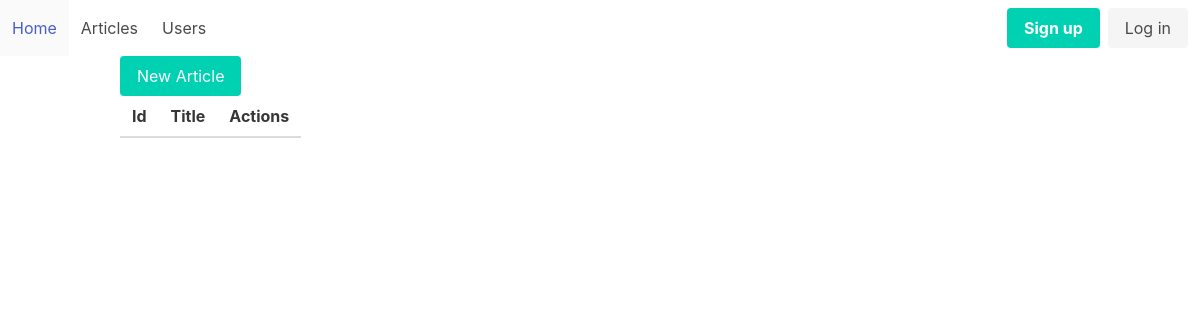
Before: /admin/articles with the older database file.
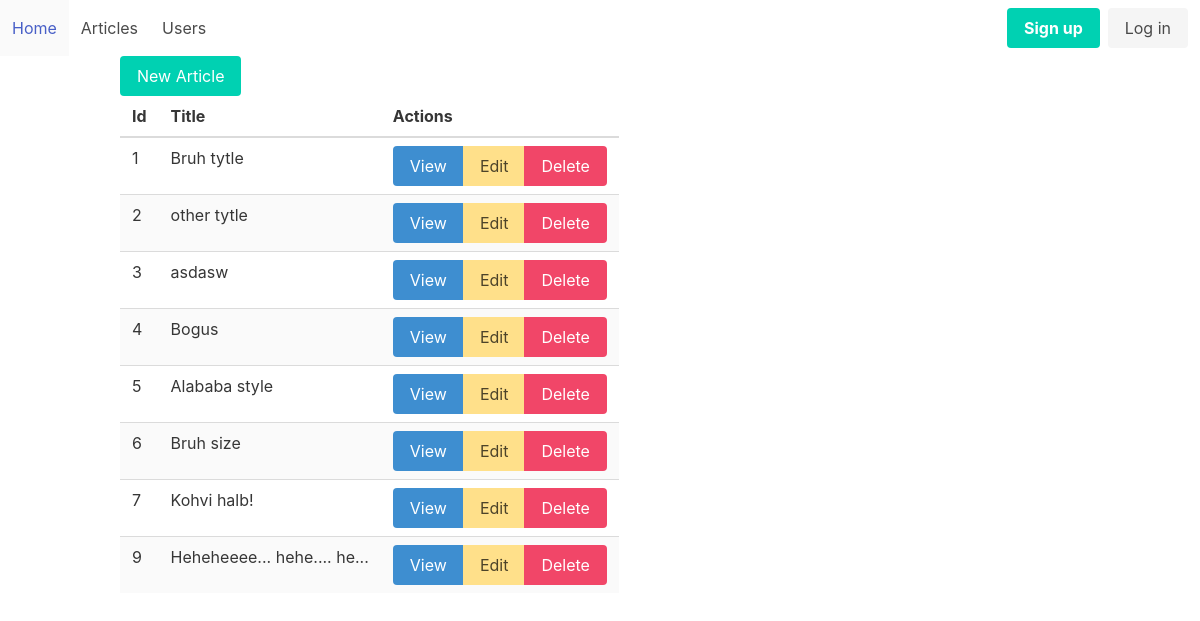
After: the same page with the newer database file.
### tables this page shows
CREATE TABLE "articles"
(
    id    integer
        primary key autoincrement,
    title text,
    body  text
);

### helpers.php (called while the page is built, shortened)
<?php
function view($viewName, $vars = []){
    extract($vars);
    include __DIR__ . "/views/$viewName.php";
}
function auth(){
    return User::auth();
}

### src/Controllers/ArticlesController.php (called while the page is built, shortened)
<?php
class ArticlesController {
    public function index(){
        $articles = Article::all();
        view('articles/index', compact('articles'));
    }
}

### src/Models/User.php (called while the page is built, shortened)
<?php
class User extends Model{
    public static function auth(){
        return false;
    }
}

### src/DB.php (called while the page is built, shortened)
<?php
class DB {
    private $conn;
    public function __construct()
    {
        try {
            $this->conn = new PDO("sqlite:db.sqlite");
            $this->conn->setAttribute(PDO::ATTR_ERRMODE, PDO::ERRMODE_EXCEPTION);
        } catch(PDOException $e) {
            echo "Connection failed: " . $e->getMessage();
        }
    }
    public function all($table,$class){
        $stmt = $this->conn->prepare("SELECT * FROM  $table");
        $stmt->execute();
        $stmt->setFetchMode(PDO::FETCH_CLASS, $class);
        return $stmt->fetchAll();
    }
}

### src/Models/Model.php (called while the page is built, shortened)
<?php
class Model{
    public static $table;
    public static function all(){
        $db = new DB();
        return $db->all(static::$table, static::class);
    }
}

### views/articles/index.php (the view)
<?php include __DIR__ . '/../pars/header.php'; ?>
  <div class="container">
    <a href="/admin/articles/new" class="button is-primary">New Article</a>
    <table class="table is-striped">
        <thead>
            <th>Id</th>
            <th>Title</th>
            <th>Actions</th>
        </thead>
        <tbody>
        	<?php foreach($articles as $article): ?>
                <tr>
                    <td><?=$article->id?></td>
                    <td><?=$article->title?></td>
                    <td>
                        <div class="buttons has-addons">
                            <a class="button is-info" href="/admin/articles/viwe?id=<?=$article->id?>">View</a>
                            <a class="button is-warning" href="/admin/articles/edit?id=<?=$article->id?>">Edit</a>
                            <a class="button is-danger" href="/admin/articles/delete?id=<?=$article->id?>">Delete</a>
                        </div>
                    </td>
                </tr>
            <?php endforeach; ?>
        </tbody>
    </table>
  </div>
<?php include __DIR__ . '/../pars/footer.php'; ?>

### views/pars/nav.php (shortened to what this page needs)
<nav class="navbar" role="navigation" aria-label="main navigation">
  <div id="navbarBasicExample" class="navbar-menu" >
    <div class="navbar-start">
      <a class="navbar-item" href="/">
        Home
      </a>
      <a class="navbar-item" href="/admin/articles">
        Articles
      </a>
      <a class="navbar-item" href="/admin/users">
        Users
      </a>
        </div>
      </div>
    <div class="navbar-end">
      <div class="navbar-item">
        <?php if(auth()): ?>
          <div class="navbar-item has-dropdown is-hoverable">
        <a class="navbar-link">
          <?=auth()->email?>
        </a>
        <div class="navbar-dropdown">
          <a class="navbar-item" href="/logout">
            Logout
          </a>
        </div>
      </div>
      <?php else: ?>
        <div class="buttons">
          <a class="button is-primary" href="/register">
            <strong>Sign up</strong>
          </a>
          <a class="button is-light" href="/login">
            Log in
          </a>
        </div>
      <?php endif;?>
      </div>
    </div>
</nav>

Changed rows visible on the page:
added articles: id "1", title "Bruh tytle"
added articles: id "2", title "other tytle"
added articles: id "3", title "asdasw"
added articles: id "4", title "Bogus"
added articles: id "5", title "Alababa style"
added articles: id "6", title "Bruh size"
added articles: id "7", title "Kohvi halb!"
added articles: id "9", title "Heheheeee... hehe.... he..."
